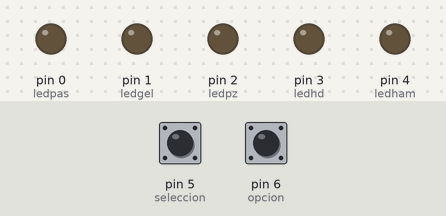
Bench run of a sketch on a simulated Arduino Uno, built with avr-gcc and run on an emulated ATmega328P. Parts: output pins drawn as LEDs (lit = HIGH). Dashed ring = blinking. The test bench sets the inputs (shaded band); at power-on: pin 5 (seleccion) HIGH, pin 6 (opcion) HIGH.

Above: at 1.2 s.
1.3 s: pin 5 (seleccion) pulled LOW for 1 s
At 1.6 s:
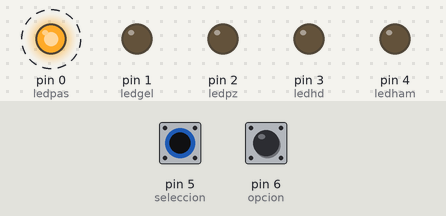
3.8 s: pin 5 (seleccion) pulled LOW for 3.2 s
At 8.6 s:
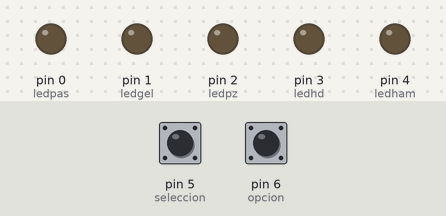
Timing chart, 0 to 10.1 s (numbered marks = the images above; inputs shaded):
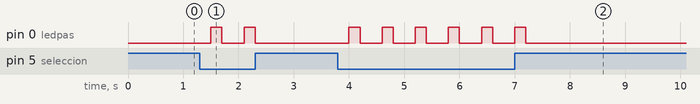

The sketch:

menu_de_opciones.ino
```cpp
int opcion = 6;
int seleccion = 5;
int ledham = 4;
int ledhd = 3;
int ledpz = 2;
int ledgel = 1;
int ledpas = 0;
int cont = 0;
bool opt, sel;
int pausa = 200;

void setup(){
  pinMode(ledham, OUTPUT);
  pinMode(ledhd, OUTPUT);
  pinMode(ledpz, OUTPUT);
  pinMode(ledgel, OUTPUT);
  pinMode(ledpas, OUTPUT);
  pinMode(opcion, INPUT_PULLUP);
  pinMode(seleccion, INPUT_PULLUP);
}

void loop(){
  opt = digitalRead(opcion);
  sel = digitalRead(seleccion);
  if(opt == 0){
    delay(pausa);
    if(cont < 4){
    	cont += 1;
    }else{
      cont = 0;
    }
  }else if(sel == 0){
    delay(pausa);
    digitalWrite(cont, HIGH);
    delay(pausa);
    digitalWrite(cont, LOW);
    delay(pausa);
  }
}
```

Measured:
- after the input at 1.3 s, pin 0 (ledpas): alternates HIGH for 0.20 s and LOW for 0.40 s, 4 changes in all, then stays LOW, starting after 0.20 s
- after the input at 3.8 s, pin 0 (ledpas): alternates HIGH for 0.20 s and LOW for 0.40 s, 12 changes in all, then stays LOW, starting after 0.20 s
